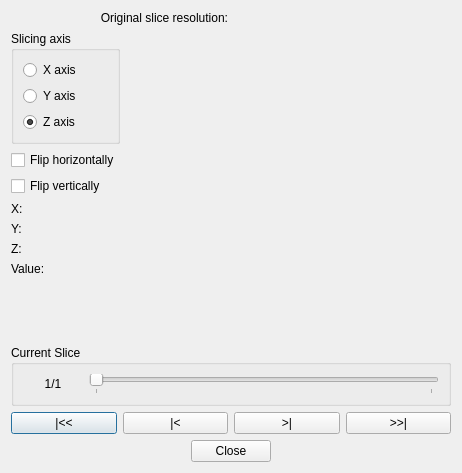
<?xml version="1.0" encoding="UTF-8"?>
<ui version="4.0">
 <class>SliceViewer</class>
 <widget class="QDialog" name="SliceViewer">
  <property name="geometry">
   <rect>
    <x>0</x>
    <y>0</y>
    <width>462</width>
    <height>473</height>
   </rect>
  </property>
  <property name="windowTitle">
   <string>Dialog</string>
  </property>
  <layout class="QVBoxLayout" name="verticalLayout_3">
   <item>
    <layout class="QHBoxLayout" name="resolutionLayout">
     <item>
      <widget class="QLabel" name="resolutionTextLabel">
       <property name="text">
        <string>Original slice resolution:</string>
       </property>
       <property name="alignment">
        <set>Qt::AlignRight|Qt::AlignTrailing|Qt::AlignVCenter</set>
       </property>
      </widget>
     </item>
     <item>
      <widget class="QLabel" name="resolutionLabel">
       <property name="text">
        <string/>
       </property>
      </widget>
     </item>
    </layout>
   </item>
   <item>
    <layout class="QHBoxLayout" name="viewerLayout">
     <item>
      <layout class="QVBoxLayout" name="orientationLayout">
       <item>
        <widget class="QGroupBox" name="axisBox">
         <property name="title">
          <string>Slicing axis</string>
         </property>
         <layout class="QVBoxLayout" name="verticalLayout">
          <item>
           <widget class="QRadioButton" name="xaxisButton">
            <property name="sizePolicy">
             <sizepolicy hsizetype="Fixed" vsizetype="Fixed">
              <horstretch>0</horstretch>
              <verstretch>0</verstretch>
             </sizepolicy>
            </property>
            <property name="text">
             <string>X axis</string>
            </property>
           </widget>
          </item>
          <item>
           <widget class="QRadioButton" name="yaxisButton">
            <property name="sizePolicy">
             <sizepolicy hsizetype="Fixed" vsizetype="Fixed">
              <horstretch>0</horstretch>
              <verstretch>0</verstretch>
             </sizepolicy>
            </property>
            <property name="text">
             <string>Y axis</string>
            </property>
           </widget>
          </item>
          <item>
           <widget class="QRadioButton" name="zaxisButton">
            <property name="sizePolicy">
             <sizepolicy hsizetype="Fixed" vsizetype="Fixed">
              <horstretch>0</horstretch>
              <verstretch>0</verstretch>
             </sizepolicy>
            </property>
            <property name="text">
             <string>Z axis</string>
            </property>
            <property name="checked">
             <bool>true</bool>
            </property>
           </widget>
          </item>
         </layout>
        </widget>
       </item>
       <item>
        <widget class="QCheckBox" name="horizontalBox">
         <property name="sizePolicy">
          <sizepolicy hsizetype="Fixed" vsizetype="Fixed">
           <horstretch>0</horstretch>
           <verstretch>0</verstretch>
          </sizepolicy>
         </property>
         <property name="text">
          <string>Flip horizontally</string>
         </property>
        </widget>
       </item>
       <item>
        <widget class="QCheckBox" name="verticalBox">
         <property name="sizePolicy">
          <sizepolicy hsizetype="Fixed" vsizetype="Fixed">
           <horstretch>0</horstretch>
           <verstretch>0</verstretch>
          </sizepolicy>
         </property>
         <property name="text">
          <string>Flip vertically</string>
         </property>
        </widget>
       </item>
       <item>
        <widget class="QLabel" name="xLabel">
         <property name="sizePolicy">
          <sizepolicy hsizetype="Fixed" vsizetype="Preferred">
           <horstretch>0</horstretch>
           <verstretch>0</verstretch>
          </sizepolicy>
         </property>
         <property name="text">
          <string>X:</string>
         </property>
        </widget>
       </item>
       <item>
        <widget class="QLabel" name="yLabel">
         <property name="sizePolicy">
          <sizepolicy hsizetype="Fixed" vsizetype="Preferred">
           <horstretch>0</horstretch>
           <verstretch>0</verstretch>
          </sizepolicy>
         </property>
         <property name="text">
          <string>Y:</string>
         </property>
        </widget>
       </item>
       <item>
        <widget class="QLabel" name="zLabel">
         <property name="sizePolicy">
          <sizepolicy hsizetype="Fixed" vsizetype="Preferred">
           <horstretch>0</horstretch>
           <verstretch>0</verstretch>
          </sizepolicy>
         </property>
         <property name="text">
          <string>Z:</string>
         </property>
        </widget>
       </item>
       <item>
        <widget class="QLabel" name="valueLabel">
         <property name="sizePolicy">
          <sizepolicy hsizetype="Fixed" vsizetype="Preferred">
           <horstretch>0</horstretch>
           <verstretch>0</verstretch>
          </sizepolicy>
         </property>
         <property name="text">
          <string>Value:</string>
         </property>
        </widget>
       </item>
       <item>
        <spacer name="flipSpacer">
         <property name="orientation">
          <enum>Qt::Vertical</enum>
         </property>
         <property name="sizeHint" stdset="0">
          <size>
           <width>20</width>
           <height>40</height>
          </size>
         </property>
        </spacer>
       </item>
      </layout>
     </item>
     <item>
      <widget class="QLabel" name="frame">
       <property name="minimumSize">
        <size>
         <width>256</width>
         <height>256</height>
        </size>
       </property>
       <property name="text">
        <string/>
       </property>
      </widget>
     </item>
    </layout>
   </item>
   <item>
    <widget class="QGroupBox" name="sliceBox">
     <property name="title">
      <string>Current Slice</string>
     </property>
     <layout class="QHBoxLayout" name="horizontalLayout_3">
      <item>
       <widget class="QLabel" name="sliceLabel">
        <property name="minimumSize">
         <size>
          <width>60</width>
          <height>0</height>
         </size>
        </property>
        <property name="maximumSize">
         <size>
          <width>60</width>
          <height>16777215</height>
         </size>
        </property>
        <property name="text">
         <string>1/1</string>
        </property>
        <property name="alignment">
         <set>Qt::AlignCenter</set>
        </property>
       </widget>
      </item>
      <item>
       <widget class="QSlider" name="sliceSlider">
        <property name="maximum">
         <number>1</number>
        </property>
        <property name="tracking">
         <bool>false</bool>
        </property>
        <property name="orientation">
         <enum>Qt::Horizontal</enum>
        </property>
        <property name="invertedControls">
         <bool>false</bool>
        </property>
        <property name="tickPosition">
         <enum>QSlider::TicksBelow</enum>
        </property>
        <property name="tickInterval">
         <number>1</number>
        </property>
       </widget>
      </item>
     </layout>
    </widget>
   </item>
   <item>
    <layout class="QHBoxLayout" name="buttonLayout">
     <item>
      <widget class="QPushButton" name="backBackButton">
       <property name="text">
        <string>|&lt;&lt;</string>
       </property>
      </widget>
     </item>
     <item>
      <widget class="QPushButton" name="backButton">
       <property name="text">
        <string>|&lt;</string>
       </property>
      </widget>
     </item>
     <item>
      <widget class="QPushButton" name="fwdButton">
       <property name="text">
        <string>&gt;|</string>
       </property>
      </widget>
     </item>
     <item>
      <widget class="QPushButton" name="fwdFwdButton">
       <property name="text">
        <string>&gt;&gt;|</string>
       </property>
      </widget>
     </item>
    </layout>
   </item>
   <item>
    <layout class="QHBoxLayout" name="closeButtonLayout">
     <item>
      <spacer name="leftSpacer">
       <property name="orientation">
        <enum>Qt::Horizontal</enum>
       </property>
       <property name="sizeHint" stdset="0">
        <size>
         <width>80</width>
         <height>20</height>
        </size>
       </property>
      </spacer>
     </item>
     <item>
      <widget class="QPushButton" name="closeButton">
       <property name="text">
        <string>Close</string>
       </property>
      </widget>
     </item>
     <item>
      <spacer name="rightSpacer">
       <property name="orientation">
        <enum>Qt::Horizontal</enum>
       </property>
       <property name="sizeHint" stdset="0">
        <size>
         <width>80</width>
         <height>20</height>
        </size>
       </property>
      </spacer>
     </item>
    </layout>
   </item>
  </layout>
 </widget>
 <resources/>
 <connections>
  <connection>
   <sender>closeButton</sender>
   <signal>clicked()</signal>
   <receiver>SliceViewer</receiver>
   <slot>close()</slot>
   <hints>
    <hint type="sourcelabel">
     <x>230</x>
     <y>437</y>
    </hint>
    <hint type="destinationlabel">
     <x>229</x>
     <y>229</y>
    </hint>
   </hints>
  </connection>
 </connections>
</ui>
